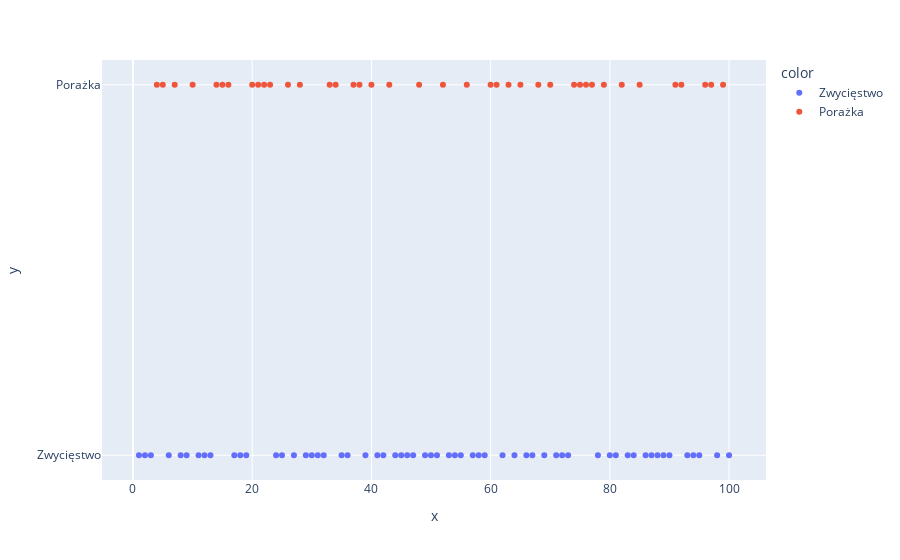

The code cell stored with this chart in its notebook:
### Code cell
import plotly.express as px

zp = podsumowanie['Zwyciestwo_lub_porazka']
s = podsumowanie['Seria']
wykres = px.scatter(x = s, y = zp , color = zp)
wykres.show()

### Figure 1 — Plotly figure (JSON) as saved in the notebook; plotly's stock layout.template omitted (floating-point values rounded to 4 significant figures)
{"data": [{"hovertemplate": "color=Zwycięstwo<br>x=%{x}<br>y=%{y}<extra></extra>", "legendgroup": "Zwycięstwo", "marker": {"color": "#636efa", "symbol": "circle"}, "mode": "markers", "name": "Zwycięstwo", "orientation": "h", "showlegend": true, "type": "scatter", "x": [1, 2, 3, 6, 8, 9, 11, 12, 13, 17, 18, 19, 24, 25, 27, 29, 30, 31, 32, 35, 36, 39, 41, 42, 44, 45, 46, 47, 49, 50, 51, 53, 54, 55, 57, 58, 59, 62, 64, 66, 67, 69, 71, 72, 73, 78, 80, 81, 83, 84, 86, 87, 88, 89, 90, 93, 94, 95, 98, 100], "xaxis": "x", "y": ["Zwycięstwo", "Zwycięstwo", "Zwycięstwo", "Zwycięstwo", "Zwycięstwo", "Zwycięstwo", "Zwycięstwo", "Zwycięstwo", "Zwycięstwo", "Zwycięstwo", "Zwycięstwo", "Zwycięstwo", "Zwycięstwo", "Zwycięstwo", "Zwycięstwo", "Zwycięstwo", "Zwycięstwo", "Zwycięstwo", "Zwycięstwo", "Zwycięstwo", "Zwycięstwo", "Zwycięstwo", "Zwycięstwo", "Zwycięstwo", "Zwycięstwo", "Zwycięstwo", "Zwycięstwo", "Zwycięstwo", "Zwycięstwo", "Zwycięstwo", "Zwycięstwo", "Zwycięstwo", "Zwycięstwo", "Zwycięstwo", "Zwycięstwo", "Zwycięstwo", "Zwycięstwo", "Zwycięstwo", "Zwycięstwo", "Zwycięstwo", "Zwycięstwo", "Zwycięstwo", "Zwycięstwo", "Zwycięstwo", "Zwycięstwo", "Zwycięstwo", "Zwycięstwo", "Zwycięstwo", "Zwycięstwo", "Zwycięstwo", "Zwycięstwo", "Zwycięstwo", "Zwycięstwo", "Zwycięstwo", "Zwycięstwo", "Zwycięstwo", "Zwycięstwo", "Zwycięstwo", "Zwycięstwo", "Zwycięstwo"], "yaxis": "y"}, {"hovertemplate": "color=Porażka<br>x=%{x}<br>y=%{y}<extra></extra>", "legendgroup": "Porażka", "marker": {"color": "#EF553B", "symbol": "circle"}, "mode": "markers", "name": "Porażka", "orientation": "h", "showlegend": true, "type": "scatter", "x": [4, 5, 7, 10, 14, 15, 16, 20, 21, 22, 23, 26, 28, 33, 34, 37, 38, 40, 43, 48, 52, 56, 60, 61, 63, 65, 68, 70, 74, 75, 76, 77, 79, 82, 85, 91, 92, 96, 97, 99], "xaxis": "x", "y": ["Porażka", "Porażka", "Porażka", "Porażka", "Porażka", "Porażka", "Porażka", "Porażka", "Porażka", "Porażka", "Porażka", "Porażka", "Porażka", "Porażka", "Porażka", "Porażka", "Porażka", "Porażka", "Porażka", "Porażka", "Porażka", "Porażka", "Porażka", "Porażka", "Porażka", "Porażka", "Porażka", "Porażka", "Porażka", "Porażka", "Porażka", "Porażka", "Porażka", "Porażka", "Porażka", "Porażka", "Porażka", "Porażka", "Porażka", "Porażka"], "yaxis": "y"}], "layout": {"autosize": true, "legend": {"title": {"text": "color"}, "tracegroupgap": 0}, "margin": {"t": 60}, "xaxis": {"anchor": "y", "autorange": true, "domain": [0, 1], "range": [-5.045, 106.0], "title": {"text": "x"}, "type": "linear"}, "yaxis": {"anchor": "x", "autorange": true, "domain": [0, 1], "range": [-0.07743, 1.077], "title": {"text": "y"}, "type": "category"}}}
